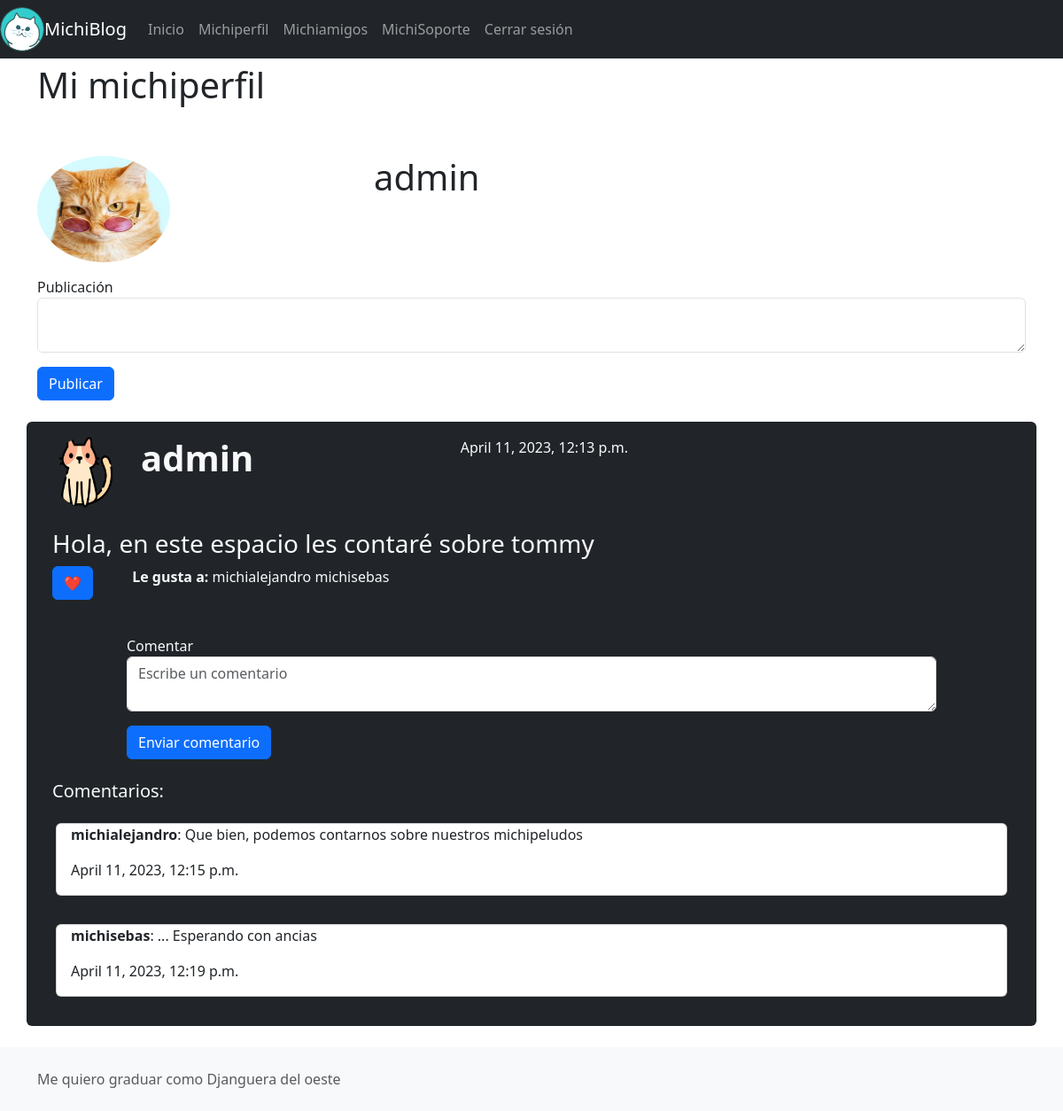
The app's page /perfil/ (signed in) with its own data.
### base/models.py (models this page shows)
class Post(models.Model):
    text = models.TextField()
    created = models.DateTimeField(auto_now_add=True)
    user = models.ForeignKey(User, null=True, on_delete=models.SET_NULL)

class Megusta(models.Model):
    user = models.ForeignKey(User, null=True, on_delete=models.SET_NULL)
    created = models.DateTimeField(auto_now_add=True)
    post = models.ForeignKey(Post, on_delete=models.CASCADE)

class Comment(models.Model):
    text = models.TextField()
    post = models.ForeignKey(Post, on_delete=models.CASCADE)
    created = models.DateTimeField(auto_now_add=True)
    user = models.ForeignKey(User, null=True, on_delete=models.SET_NULL)

### base/views.py (the view)
# urls.py: path('perfil/', views.perfilPage),
def perfilPage(request):
    if str(request.user) == 'AnonymousUser':
        return redirect('/login/')
    usuario = User.objects.get(username=request.user)
    posts= Post.objects.filter(user=request.user).order_by('-created')
    if len(posts) == 0: posts = None
    data = {'usuario':usuario, 'posts': posts}
    return render (request,'perfil.html', data)

### base/templates/perfil.html (shortened to what this page needs)
{% extends "layouts/main.html" %}
{% load static %}
{% block content %}
<h1>Mi michiperfil</h1>
<br/>
<br/>
<div class="row">
    <div class="col-4">
        <img src="{% static 'img/perfil.png' %}" alt="mi imagen" style="border-radius: 50%; width: 150px; height: 120px;">
    </div>
    <div class="col-8">
        <h1>{{usuario.username}}</h1>
    </div>
</div>
<form method="POST" action="/publicar/">
    <div class="form-group my-3">
        <label>Publicación</label>
        <textarea class="form-control" name="text">{% if post is not None %}{{post.text}}{% endif %}</textarea>
    </div>
    <button class="btn btn-primary" type="submit">Publicar</button>
</form>
<br/>
{% for p in posts %}
<div class="card p-3 row bg-dark text-light">
    <div class="col-12 row">
        <img src="{% static 'img/icono.png' %}" alt="mi imagen" style="border-radius: 50%; width: 100px; height: 80px;">
        <h1 class="col-4"><b>{{p.user}}</b></h1>
        <p class="col-4">{{p.created}}</p>
    </div>
    <br/>
    <h3>{{p.text}}</h3>
    <div class="row">
        <div class="col-1">
            <form method="POST" action="/megusta/">
                <button class="btn btn-primary" type="submit">❤️</button>
            </form>
        </div>
       <div class="col-11">
            <span><b>Le gusta a:</b> </span>
            {% for m in p.megusta_set.all %}
            <span>{{m.user}} </span>
            {% endfor %}
       </div>
   </div>
   <br/>
    <div class=" px-5">
        <div class="px-5">
            {% if request.user.is_authenticated %}
            <form method="POST" action="/comment/">
                <div class="form-group my-3">
                    <label>Comentar</label>
                    <textarea class="form-control" name="text" placeholder="Escribe un comentario"></textarea>
                </div>
                <button class="btn btn-primary" type="submit">Enviar comentario</button>
            </form>
        {% endif %}
        </div>
    </div>
    <br/>
    <h5>Comentarios:</h5>
    {% for c in p.comment_set.all %}
        <div class="p-3">
            <div class="card px-3">
                <p><b>{{c.user}}</b>: {{ c.text }}</p>
                <p>{{c.created}} </p>
            </div>
        </div>
        {% endfor %}
</div>
<br/>
{% endfor %}
{% endblock %}

### base/templates/layouts/main.html (shortened to what this page needs)
<!DOCTYPE html>
<html lang="en">
<head>
    <link href="https://cdn.jsdelivr.net/npm/bootstrap@5.3.0-alpha3/dist/css/bootstrap.min.css" rel="stylesheet">
</head>
{% load static %}
<body>
    <header>
        <nav class="navbar navbar-expand-md navbar-dark fixed-top bg-dark">
            <img src="{% static 'img/logo.png' %}" alt="mi imagen" style="border-radius: 50%; width: 50px; height: 50px;">
            <a class="navbar-brand" href="#">MichiBlog</a>
            <div class="collapse navbar-collapse" id="navbarCollapse">
            <ul class="navbar-nav mr-auto">
                {% if request.user.is_authenticated%}
                <li class="nav-item active">
                <a class="nav-link" href="/">Inicio</a>
                </li>
                <li class="nav-item">
                    <a class="nav-link" href="/perfil">Michiperfil</a>
                </li>
                <li class="nav-item">
                    <a class="nav-link" href="/amigos">Michiamigos</a>
                </li>
                {% endif %}
                <li class="nav-item">
                    <a class="nav-link" href="/soporte">MichiSoporte</a>
                </li>
                {% if request.user.is_authenticated%}
                <li class="nav-item">
                    <a class="nav-link" href="/logout">Cerrar sesión</a>
                </li>
                {% else %}
                <li class="nav-item">
                    <a class="nav-link" href="/login">Iniciar sesión</a>
                </li>
                {% endif %}
            </ul>
            </div>
        </nav>
    </header>
    <main role="main" class="container my-5">
        <div class="py-4">
            {% block content %}
            {% endblock %}
        </div>
    </main>
    <footer class="footer bg-light p-4 fixed-bottom">
        <div class="container">
            <span class="text-muted">Me quiero graduar como Djanguera del oeste</span>
        </div>
    </footer>
</body>
</html>

### records on screen
Post: user "admin", created "April 11, 2023, 12:13 p.m.", text "Hola, en este espacio les contaré sobre tommy"
Megusta: user "michialejandro"
Megusta: user "michisebas"
Comment: user "michialejandro", text "Que bien, podemos contarnos sobre nuestros michipeludos", created "April 11, 2023, 12:15 p.m."
Comment: user "michisebas", text "... Esperando con ancias", created "April 11, 2023, 12:19 p.m."

### other values on screen
{{ usuario.username }} "admin"
